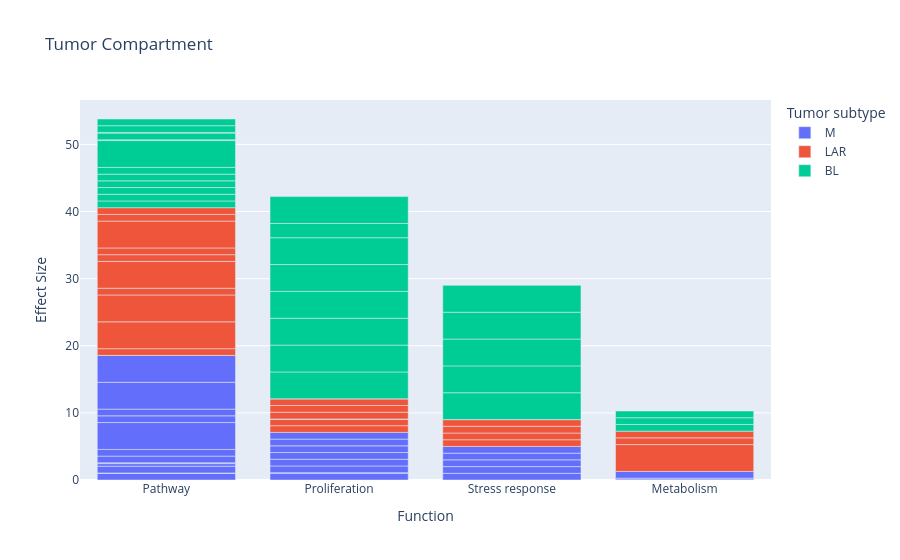
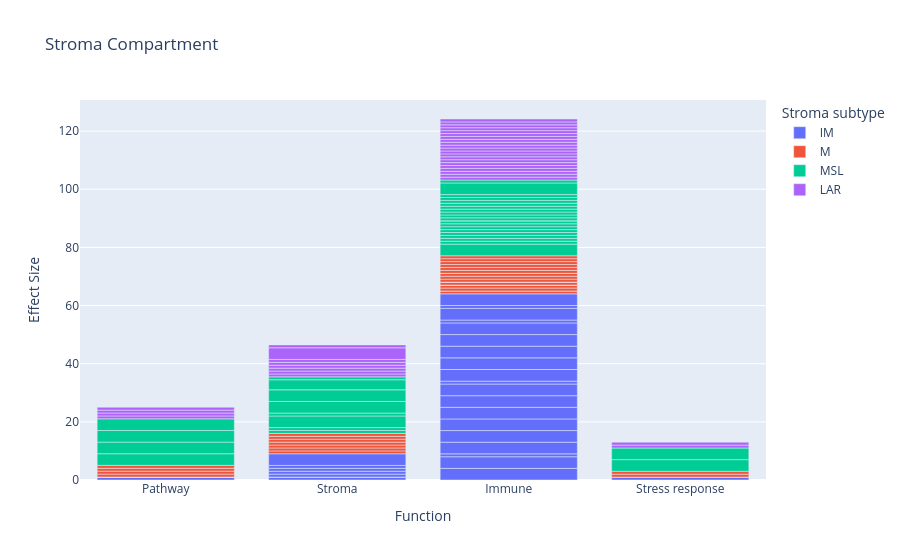

Notebook source saved alongside these figures, in order:
### Code cell
df_tumor = pd.read_csv('fig4/fig4c/tumor_OR.csv')
df_stroma = pd.read_csv('fig4/fig4c/stroma_OR.csv')

tf = pd.read_csv('fig4/fig4c/fig4c_tumor_features.csv')
sf = pd.read_csv('fig4/fig4c/fig4c_stroma_features.csv')

df_tumor = pd.merge(df_tumor, tf, how="inner", on='Feature')
df_stroma = pd.merge(df_stroma, sf, how="inner", on='Feature')

tumor_features = list(tf['Feature'])
stroma_features = list(sf['Feature'])

tumor_functions = list(tf['Function'])
stroma_functions = list(sf['Function'])

df_tumor['Effect Size'] = np.where(df_tumor['Effect Size'] > 4, 4, df_tumor['Effect Size'])
df_stroma['Effect Size'] = np.where(df_stroma['Effect Size'] > 4, 4, df_stroma['Effect Size'])

fig = px.bar(df_tumor, x="Function", y="Effect Size", color="Tumor subtype", title='Tumor Compartment')
fig.show()

fig = px.bar(df_stroma, x="Function", y="Effect Size", color="Stroma subtype", title='Stroma Compartment')
fig.show()

### Figure 1 — Plotly figure (JSON) as saved in the notebook; plotly's stock layout.template omitted (floating-point values rounded to 4 significant figures)
{"data": [{"alignmentgroup": "True", "hovertemplate": "Tumor subtype=M<br>Function=%{x}<br>Effect Size=%{y}<extra></extra>", "legendgroup": "M", "marker": {"color": "#636efa", "pattern": {"shape": ""}}, "name": "M", "offsetgroup": "M", "orientation": "v", "showlegend": true, "textposition": "auto", "type": "bar", "x": ["Pathway", "Pathway", "Proliferation", "Proliferation", "Proliferation", "Stress response", "Metabolism", "Pathway", "Stress response", "Pathway", "Stress response", "Proliferation", "Metabolism", "Pathway", "Proliferation", "Stress response", "Pathway", "Pathway", "Pathway", "Pathway", "Pathway", "Proliferation", "Stress response", "Proliferation", "Proliferation", "Pathway", "Pathway", "Metabolism"], "xaxis": "x", "y": [1.0, 0.05288, 0.9998, 0.09315, 0.9999, 0.9999, 0.05317, 0.9995, 1.0, 0.3881, 0.9998, 0.9999, 0.2229, 0.1186, 0.9998, 0.9998, 0.9999, 0.9998, 4, 0.9999, 1.0, 1.0, 0.9999, 0.9997, 1.0, 4, 4, 1.0], "yaxis": "y"}, {"alignmentgroup": "True", "hovertemplate": "Tumor subtype=LAR<br>Function=%{x}<br>Effect Size=%{y}<extra></extra>", "legendgroup": "LAR", "marker": {"color": "#EF553B", "pattern": {"shape": ""}}, "name": "LAR", "offsetgroup": "LAR", "orientation": "v", "showlegend": true, "textposition": "auto", "type": "bar", "x": ["Pathway", "Pathway", "Proliferation", "Proliferation", "Proliferation", "Stress response", "Metabolism", "Pathway", "Stress response", "Pathway", "Stress response", "Proliferation", "Metabolism", "Pathway", "Proliferation", "Stress response", "Pathway", "Pathway", "Pathway", "Pathway", "Pathway", "Proliferation", "Stress response", "Proliferation", "Proliferation", "Pathway", "Pathway", "Metabolism"], "xaxis": "x", "y": [0.005418, 1.0, 0.9996, 0.9996, 1.98e-08, 1.0, 4, 4, 1.0, 4, 0.9999, 0.005996, 1.0, 1.0, 0.9997, 1.0, 4, 0.003399, 0.9999, 1.0, 4, 1.0, 1.116e-09, 0.999, 2.335e-05, 0.9998, 0.9999, 1.0], "yaxis": "y"}, {"alignmentgroup": "True", "hovertemplate": "Tumor subtype=BL<br>Function=%{x}<br>Effect Size=%{y}<extra></extra>", "legendgroup": "BL", "marker": {"color": "#00cc96", "pattern": {"shape": ""}}, "name": "BL", "offsetgroup": "BL", "orientation": "v", "showlegend": true, "textposition": "auto", "type": "bar", "x": ["Pathway", "Pathway", "Proliferation", "Proliferation", "Proliferation", "Stress response", "Metabolism", "Pathway", "Stress response", "Pathway", "Stress response", "Proliferation", "Metabolism", "Pathway", "Proliferation", "Stress response", "Pathway", "Pathway", "Pathway", "Pathway", "Pathway", "Proliferation", "Stress response", "Proliferation", "Proliferation", "Pathway", "Pathway", "Metabolism"], "xaxis": "x", "y": [1.0, 1.0, 4, 4, 4, 4, 0.9999, 0.9995, 4, 0.9999, 4, 4, 1.0, 1.0, 4, 4, 0.9999, 4, 0.1113, 0.9999, 0.1027, 4, 4, 2.124, 4, 0.9998, 0.9999, 0.9999], "yaxis": "y"}], "layout": {"barmode": "relative", "legend": {"title": {"text": "Tumor subtype"}, "tracegroupgap": 0}, "title": {"text": "Tumor Compartment"}, "xaxis": {"anchor": "y", "domain": [0, 1], "title": {"text": "Function"}}, "yaxis": {"anchor": "x", "domain": [0, 1], "title": {"text": "Effect Size"}}}}

### Figure 2 — Plotly figure (JSON) as saved in the notebook; plotly's stock layout.template omitted (floating-point values rounded to 4 significant figures)
{"data": [{"alignmentgroup": "True", "hovertemplate": "Stroma subtype=IM<br>Function=%{x}<br>Effect Size=%{y}<extra></extra>", "legendgroup": "IM", "marker": {"color": "#636efa", "pattern": {"shape": ""}}, "name": "IM", "offsetgroup": "IM", "orientation": "v", "showlegend": true, "textposition": "auto", "type": "bar", "x": ["Pathway", "Stroma", "Immune", "Immune", "Immune", "Immune", "Pathway", "Immune", "Stress response", "Immune", "Immune", "Immune", "Stroma", "Immune", "Stroma", "Stroma", "Immune", "Immune", "Immune", "Immune", "Immune", "Stroma", "Stress response", "Immune", "Immune", "Immune", "Pathway", "Immune", "Stroma", "Stroma", "Immune", "Immune", "Pathway", "Immune", "Stroma"], "xaxis": "x", "y": [0.9997, 1.148e-07, 7.893e-07, 4, 4, 1.0, 0.000564, 4, 1.0, 4, 4, 4, 0.9999, 4, 0.01444, 1.0, 4, 1.0, 4, 0.01445, 4, 0.9996, 0.002099, 4, 4, 4, 0.03452, 1.0, 0.9997, 0.9998, 4, 0.9998, 1.156e-08, 4, 4], "yaxis": "y"}, {"alignmentgroup": "True", "hovertemplate": "Stroma subtype=M<br>Function=%{x}<br>Effect Size=%{y}<extra></extra>", "legendgroup": "M", "marker": {"color": "#EF553B", "pattern": {"shape": ""}}, "name": "M", "offsetgroup": "M", "orientation": "v", "showlegend": true, "textposition": "auto", "type": "bar", "x": ["Pathway", "Stroma", "Immune", "Immune", "Immune", "Immune", "Pathway", "Immune", "Stress response", "Immune", "Immune", "Immune", "Stroma", "Immune", "Stroma", "Stroma", "Immune", "Immune", "Immune", "Immune", "Immune", "Stroma", "Stress response", "Immune", "Immune", "Immune", "Pathway", "Immune", "Stroma", "Stroma", "Immune", "Immune", "Pathway", "Immune", "Stroma"], "xaxis": "x", "y": [1.0, 1.0, 1.0, 2.221e-21, 1.0, 1.0, 1.0, 0.02881, 0.9998, 0.001191, 0.9999, 0.02327, 1.0, 0.9998, 1.0, 1.0, 0.9996, 1.0, 0.01006, 1.0, 1.505e-25, 0.9998, 1.0, 0.9999, 8.462e-22, 0.03875, 1.0, 1.0, 0.9999, 0.9999, 1.0, 0.9999, 1.0, 1.0, 0.006103], "yaxis": "y"}, {"alignmentgroup": "True", "hovertemplate": "Stroma subtype=MSL<br>Function=%{x}<br>Effect Size=%{y}<extra></extra>", "legendgroup": "MSL", "marker": {"color": "#00cc96", "pattern": {"shape": ""}}, "name": "MSL", "offsetgroup": "MSL", "orientation": "v", "showlegend": true, "textposition": "auto", "type": "bar", "x": ["Pathway", "Stroma", "Immune", "Immune", "Immune", "Immune", "Pathway", "Immune", "Stress response", "Immune", "Immune", "Immune", "Stroma", "Immune", "Stroma", "Stroma", "Immune", "Immune", "Immune", "Immune", "Immune", "Stroma", "Stress response", "Immune", "Immune", "Immune", "Pathway", "Immune", "Stroma", "Stroma", "Immune", "Immune", "Pathway", "Immune", "Stroma"], "xaxis": "x", "y": [4, 1.0, 4, 0.9999, 0.9999, 1.0, 4, 0.9995, 4, 0.9995, 0.9999, 0.9998, 1.0, 0.9999, 4, 1.0, 0.04308, 1.0, 0.9996, 1.0, 0.9999, 4, 4, 0.9999, 0.9999, 0.9995, 4, 1.0, 4, 3.45, 1.0, 4, 4, 1.0, 1.0], "yaxis": "y"}, {"alignmentgroup": "True", "hovertemplate": "Stroma subtype=LAR<br>Function=%{x}<br>Effect Size=%{y}<extra></extra>", "legendgroup": "LAR", "marker": {"color": "#ab63fa", "pattern": {"shape": ""}}, "name": "LAR", "offsetgroup": "LAR", "orientation": "v", "showlegend": true, "textposition": "auto", "type": "bar", "x": ["Pathway", "Stroma", "Immune", "Immune", "Immune", "Immune", "Pathway", "Immune", "Stress response", "Immune", "Immune", "Immune", "Stroma", "Immune", "Stroma", "Stroma", "Immune", "Immune", "Immune", "Immune", "Immune", "Stroma", "Stress response", "Immune", "Immune", "Immune", "Pathway", "Immune", "Stroma", "Stroma", "Immune", "Immune", "Pathway", "Immune", "Stroma"], "xaxis": "x", "y": [0.9998, 1.0, 0.9999, 1.0, 1.0, 1.0, 1.0, 0.9997, 1.0, 0.9997, 1.0, 0.9998, 1.0, 0.9999, 0.9999, 1.0, 0.9998, 1.0, 0.9997, 1.0, 1.0, 1.0, 1.0, 1.0, 1.0, 0.9996, 1.0, 1.0, 1.0, 4, 1.0, 1.0, 1.0, 1.0, 0.9998], "yaxis": "y"}], "layout": {"barmode": "relative", "legend": {"title": {"text": "Stroma subtype"}, "tracegroupgap": 0}, "title": {"text": "Stroma Compartment"}, "xaxis": {"anchor": "y", "domain": [0, 1], "title": {"text": "Function"}}, "yaxis": {"anchor": "x", "domain": [0, 1], "title": {"text": "Effect Size"}}}}
